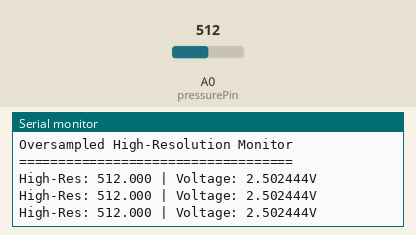
Recording of a sketch running on a simulated Arduino Uno, built with avr-gcc and run on an emulated ATmega328P. Parts: the last lines printed to the serial monitor. The test bench sets the inputs (shaded band); at power-on: A0 (pressurePin) = 512.

Above: at 1.2 s.
1.3 s: A0 (pressurePin) set to 716
At 2.0 s:
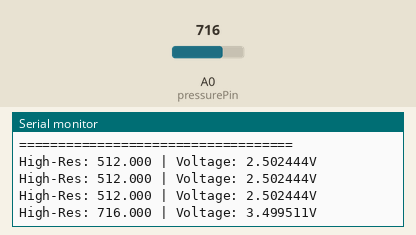
2.8 s: A0 (pressurePin) set to 900
At 2.8 s:
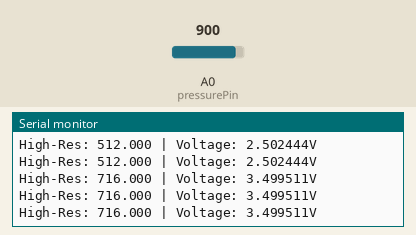
Timing chart, 0 to 5.8 s (numbered marks = the images above; inputs shaded):
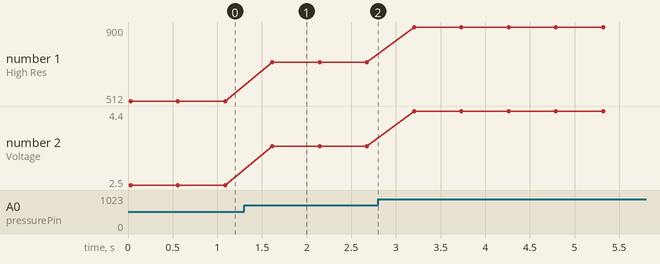

The sketch:

waterpressuresensor.ino
```cpp
const int pressurePin = A0;

void setup() {
  Serial.begin(115200);
  Serial.println("Oversampled High-Resolution Monitor");
  Serial.println("===================================");
}

void loop() {
  // Take 256 samples and sum them for higher resolution
  long oversampledSum = 0;
  for (int i = 0; i < 256; i++) {
    oversampledSum += analogRead(pressurePin);
  }

  float highResValue = oversampledSum / 256.0;
  float voltage = (highResValue / 1023.0) * 5.0;

  Serial.print("High-Res: ");
  Serial.print(highResValue, 3);  // 3 decimal places
  Serial.print(" | Voltage: ");
  Serial.print(voltage, 6);
  Serial.println("V");

  delay(500);
}
```

Measured:
- after the input at 1.3 s, the serial monitor: prints a new line after 0.32 s (image 1)
- plotted number 1: 512 → 716 after the input at 1.3 s, 716 → 900 after the input at 2.8 s
- plotted number 2: 2.5 → 3.5 after the input at 1.3 s, 3.5 → 4.4 after the input at 2.8 s
